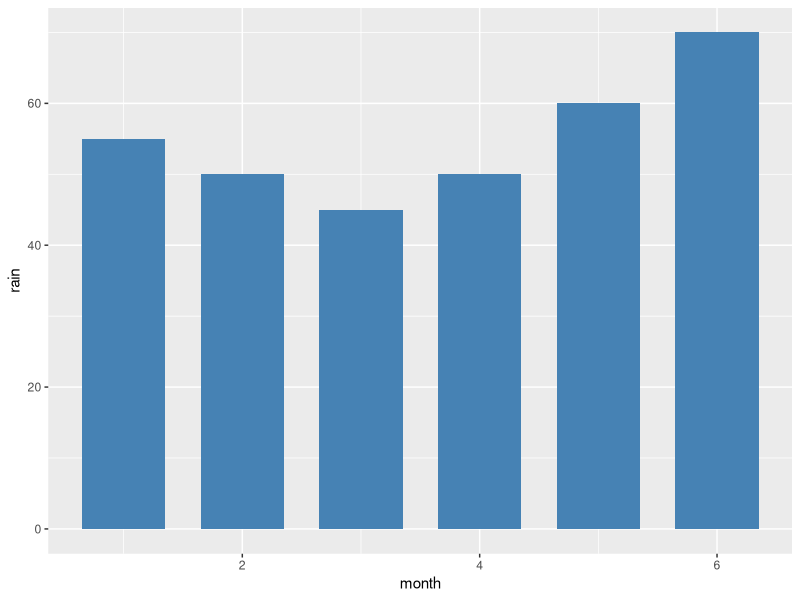
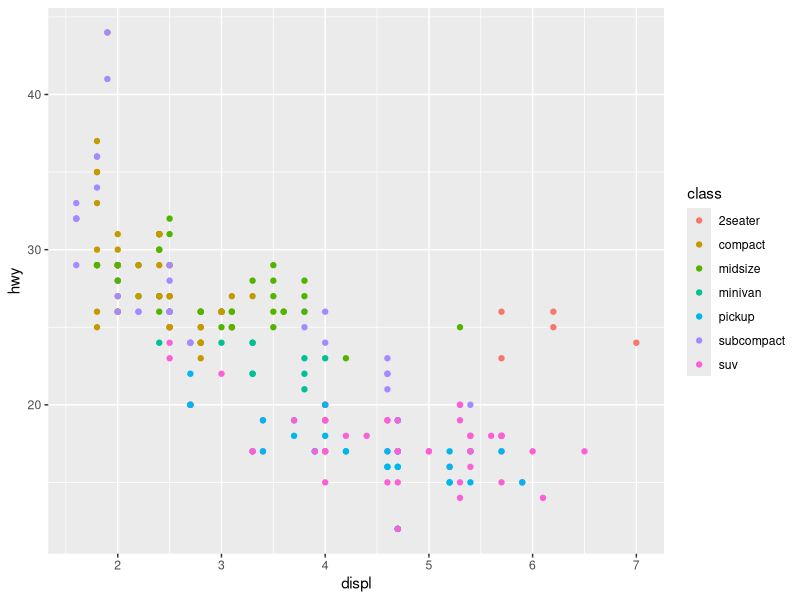
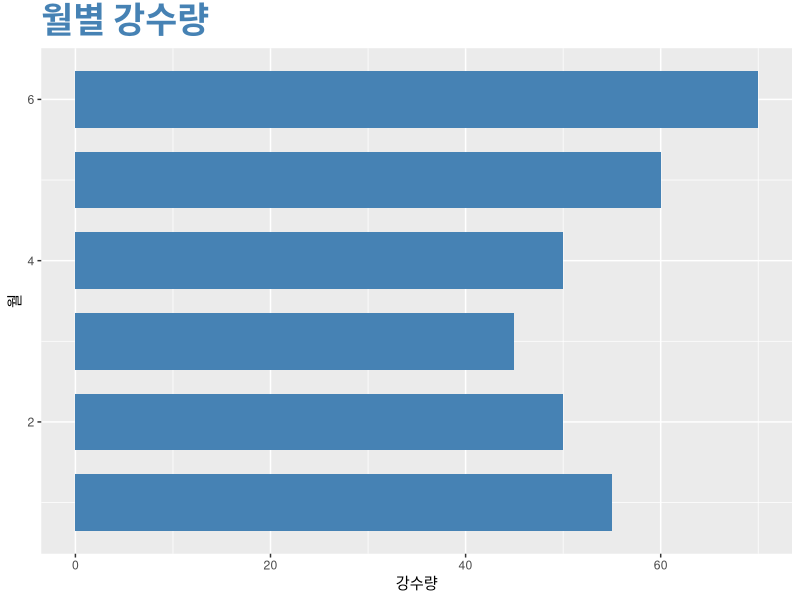
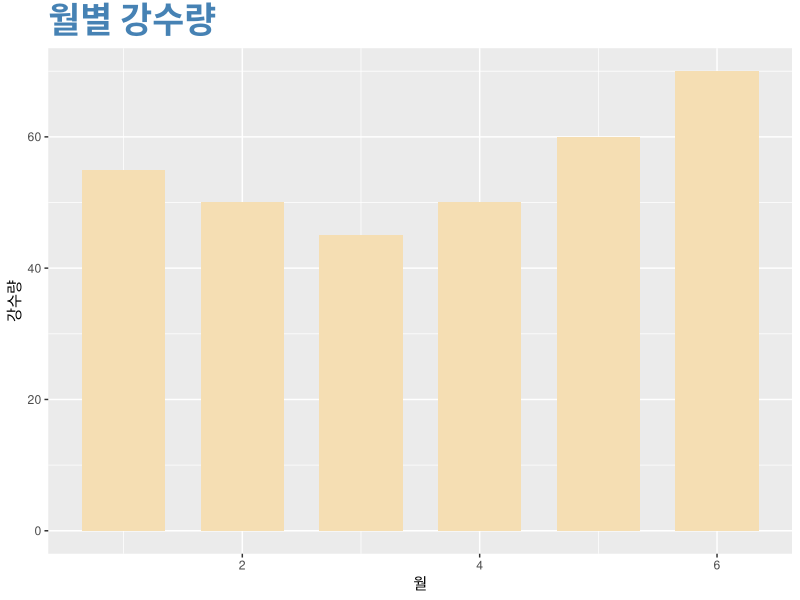
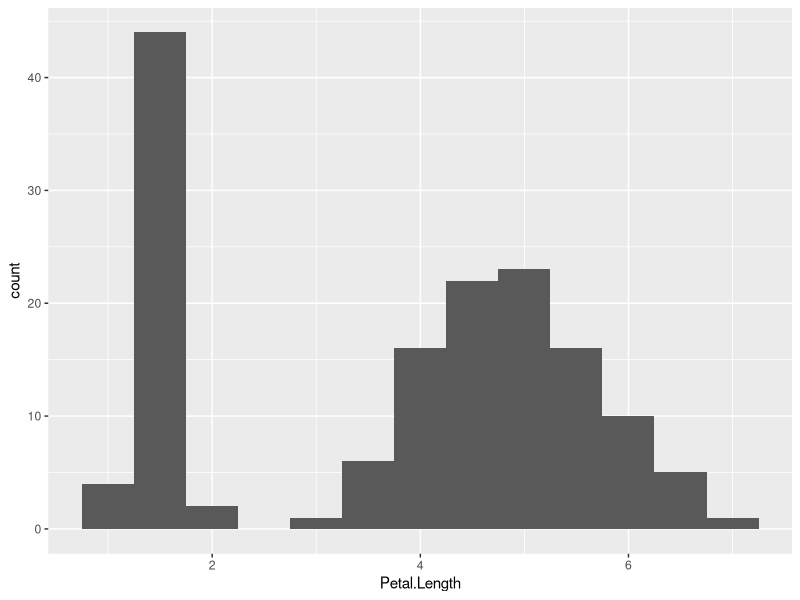
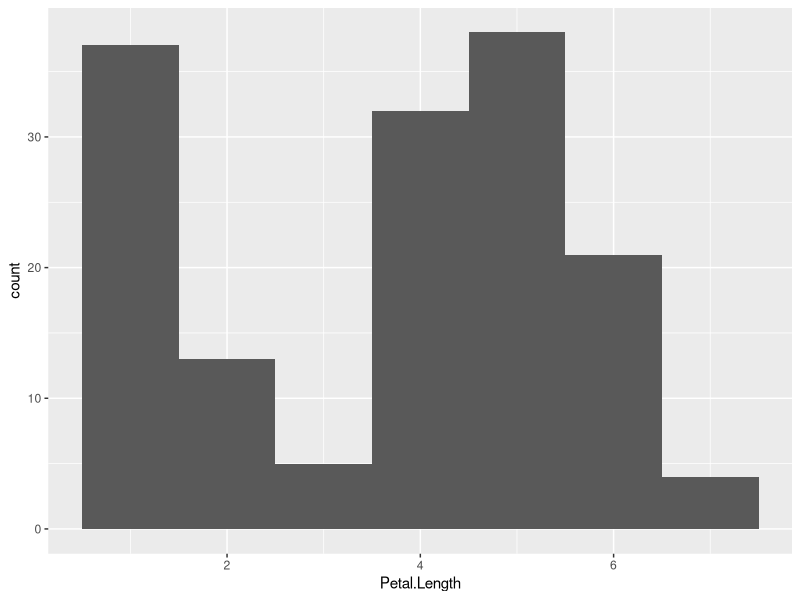
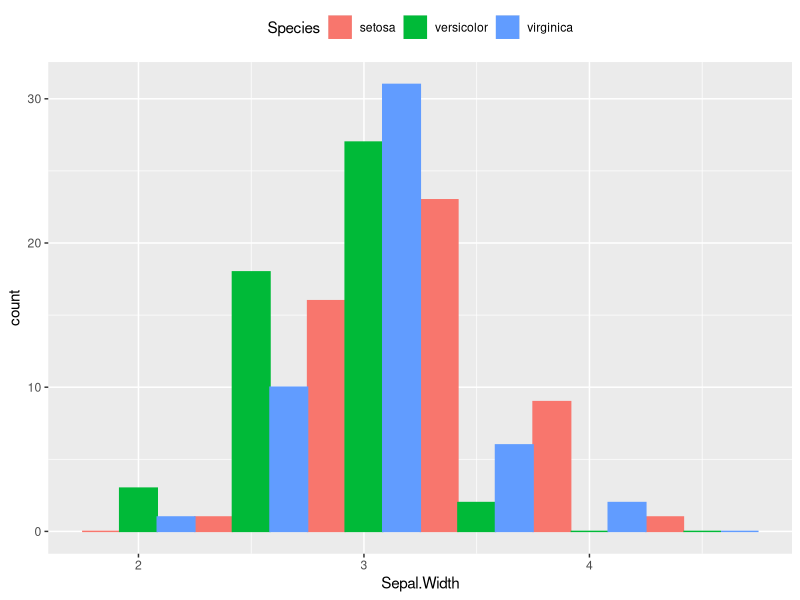
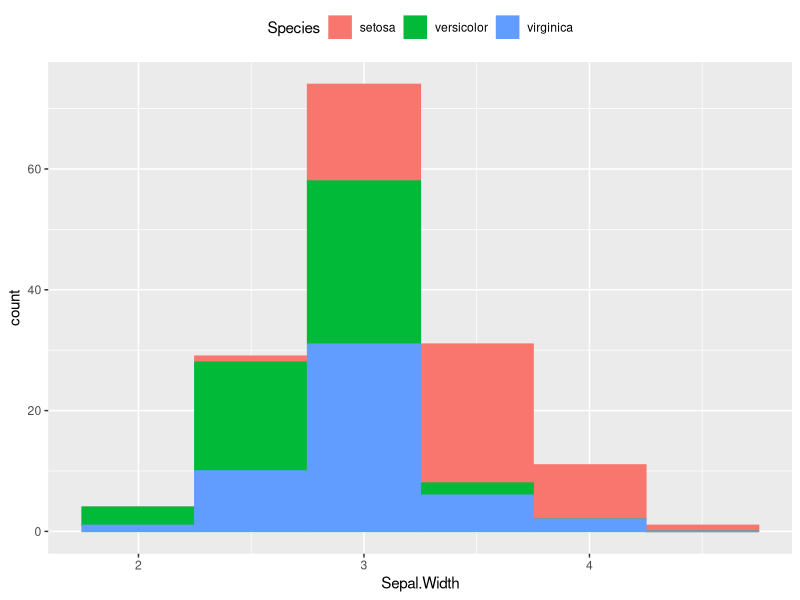

The R source for these figures, in order:
# ch08-sect2.R

# 8-5.R
library(ggplot2)

month <- c(1,2,3,4,5,6)
rain <- c(55,50,45,50,60,70)
df <- data.frame(month,rain)         # 그래프를 작성할 대상 데이터
df

# https://ggplot2.tidyverse.org/
ggplot(df, aes(x=month, y=rain)) +   # 그래프를 그릴 데이터 지정
  geom_bar(stat="identity",          # 막대의 높이는 y축에 해당하는 열의 값
           width=0.7,                # 막대의 폭 지정
           fill="steelblue")         # 막대의 색 지정

ggplot(mpg, aes(displ, hwy, colour = class)) + 
  geom_point()

# 8-6.R
ggplot(df, aes(x=month,y=rain)) +         # 그래프를 그릴 데이터 지정
  geom_bar(stat="identity",               # 막대 높이는 y축에 해당하는 열의 값
           width=0.7,                     # 막대의 폭 지정
           fill="steelblue") +            # 막대의 색 지정
  ggtitle("월별 강수량") +                # 그래프의 제목 지정
  theme(plot.title = element_text(size=25, face="bold", colour="steelblue")) +
  labs(x="월",y="강수량") +               # 그래프의 x, y축 레이블 지정
  coord_flip()                            # 그래프를 가로 방향으로 출력

ggplot(df, aes(x=month,y=rain)) +         # 그래프를 그릴 데이터 지정
  geom_bar(stat="identity",               # 막대 높이는 y축에 해당하는 열의 값
           width=0.7,                     # 막대의 폭 지정
           fill="wheat") +                # 막대의 색 지정
  ggtitle("월별 강수량") +                # 그래프의 제목 지정
  theme(plot.title = element_text(size=25, face="bold", colour="steelblue")) +
  labs(x="월",y="강수량")                 # 그래프의 x, y축 레이블 지정

# 8-7.R
library(ggplot2)

ggplot(iris, aes(x=Petal.Length)) +    # 그래프를 그릴 데이터 지정
  geom_histogram(binwidth=0.5)         # 히스토그램 작성

ggplot(iris, aes(x=Petal.Length)) +    # 그래프를 그릴 데이터 지정
  geom_histogram(binwidth=1)           # 히스토그램 작성

# 8-8.R
library(ggplot2)

ggplot(iris, aes(x=Sepal.Width, fill=Species, color=Species)) + 
  geom_histogram(binwidth = 0.5, position="dodge") + 
  theme(legend.position="top")

ggplot(iris, aes(x=Sepal.Width, fill=Species, color=Species)) + 
  geom_histogram(binwidth = 0.5, position="stack") + 
  theme(legend.position="top")

ggplot(iris, aes(x=Sepal.Width, fill=Species, color=Species)) + 
  geom_histogram(binwidth = 0.5, position="dodge") + 
  theme(legend.position="left")

ggplot(iris, aes(x=Sepal.Width)) + 
  geom_histogram(binwidth = .5) + 
  theme(legend.position="top")

# 8-9.R
library(ggplot2)

ggplot(data=iris, aes(x=Petal.Length, y=Petal.Width)) + 
  geom_point()

# 8-10.R
library(ggplot2)

ggplot(data=iris, aes(x=Petal.Length, y=Petal.Width, color=Species)) +
  geom_point(size=3) +
  ggtitle("꽃잎의 길이와 폭") +              # 그래프의 제목 지정
  theme(plot.title = element_text(size=25, face="bold", colour="steelblue"))

# 8-11.R
library(ggplot2)

ggplot(data=iris, aes(y=Petal.Length)) + 
  geom_boxplot(fill="yellow") 

# 8-12.R
library(ggplot2)

ggplot(data=iris, aes(y=Petal.Length, fill=Species)) + 
  geom_boxplot() 

str(iris)
boxplot(iris$Petal.Length ~ iris$Species, iris, 
        col = c("lightgray", "yellow", "skyblue"))

# 8-13.R
library(ggplot2)

airmiles
year <- 1937:1960
cnt <- as.vector(airmiles)
df <- data.frame(year,cnt)             # 데이터 준비
head(df)

ggplot(data=df, aes(x=year,y=cnt)) +   # 선그래프 작성
  geom_line(col="red")

plot(airmiles)
